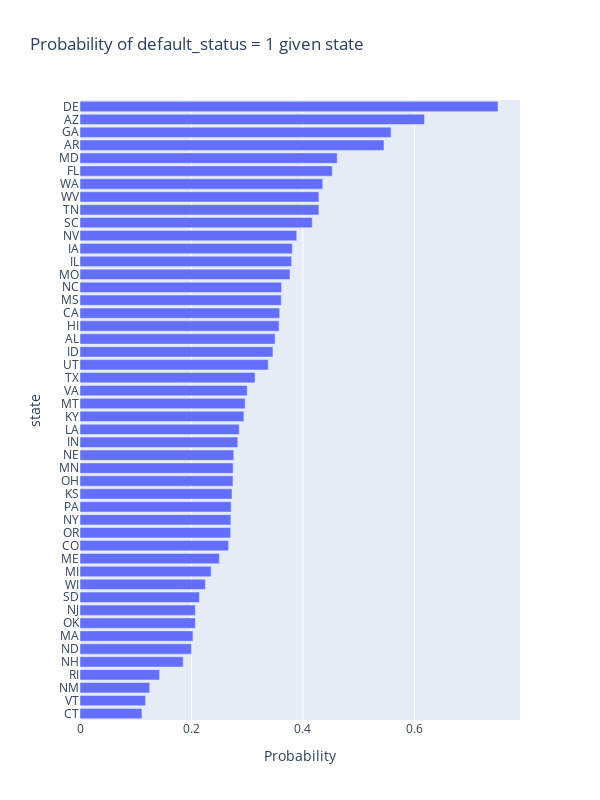

The notebook cell this image was saved under:
### Markdown cell above
The plot above suggests that there is a strong correlation between the industry and the default status. Some industries are significantly more prone to default as compared to others.

For example, it could be observed that the top 3 industries most likely to default are Construction, Hotel and Engineering, each having more than or equal to 0.375 probability of default. On the other hand, the Energy industry is the least likely to default, with only a 0.11 probability of default.

### Code cell
plot_category_default_distribution(train, 'state')

### Figure 1 — Plotly figure (JSON) as saved in the notebook; plotly's stock layout.template omitted (floating-point values rounded to 4 significant figures)
{"data": [{"alignmentgroup": "True", "hovertemplate": "Probability=%{x}<br>state=%{y}<extra></extra>", "legendgroup": "", "marker": {"color": "#636efa", "pattern": {"shape": ""}}, "name": "", "offsetgroup": "", "orientation": "h", "showlegend": false, "textposition": "auto", "type": "bar", "x": [0.1111, 0.1176, 0.125, 0.1429, 0.1852, 0.2, 0.2027, 0.2069, 0.2069, 0.2143, 0.225, 0.2353, 0.25, 0.2667, 0.2703, 0.2707, 0.2712, 0.2727, 0.2745, 0.2747, 0.2759, 0.283, 0.2857, 0.2941, 0.2963, 0.3, 0.3141, 0.3377, 0.3462, 0.35, 0.3571, 0.3584, 0.3611, 0.3617, 0.3768, 0.3797, 0.381, 0.3889, 0.4167, 0.4286, 0.4286, 0.4355, 0.4526, 0.4615, 0.5455, 0.5581, 0.6182, 0.75], "xaxis": "x", "y": ["CT", "VT", "NM", "RI", "NH", "ND", "MA", "OK", "NJ", "SD", "WI", "MI", "ME", "CO", "OR", "NY", "PA", "KS", "OH", "MN", "NE", "IN", "LA", "KY", "MT", "VA", "TX", "UT", "ID", "AL", "HI", "CA", "MS", "NC", "MO", "IL", "IA", "NV", "SC", "TN", "WV", "WA", "FL", "MD", "AR", "GA", "AZ", "DE"], "yaxis": "y"}], "layout": {"barmode": "relative", "height": 800, "legend": {"tracegroupgap": 0}, "title": {"text": "Probability of default_status = 1 given state"}, "width": 600, "xaxis": {"anchor": "y", "domain": [0, 1], "title": {"text": "Probability"}}, "yaxis": {"anchor": "x", "domain": [0, 1], "tickmode": "linear", "title": {"text": "state"}}}}
